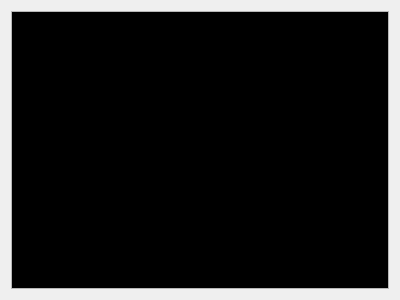
<?xml version="1.0" encoding="UTF-8"?>
<ui version="4.0">
 <class>PageRun</class>
 <widget class="QWizardPage" name="PageRun">
  <property name="geometry">
   <rect>
    <x>0</x>
    <y>0</y>
    <width>400</width>
    <height>300</height>
   </rect>
  </property>
  <property name="windowTitle">
   <string>WizardPage</string>
  </property>
  <property name="title">
   <string>Run</string>
  </property>
  <layout class="QVBoxLayout" name="verticalLayout">
   <item>
    <widget class="QPlainTextEdit" name="plainTextEditBuildOutput">
     <property name="palette">
      <palette>
       <active>
        <colorrole role="Text">
         <brush brushstyle="SolidPattern">
          <color alpha="255">
           <red>255</red>
           <green>255</green>
           <blue>255</blue>
          </color>
         </brush>
        </colorrole>
        <colorrole role="Base">
         <brush brushstyle="SolidPattern">
          <color alpha="255">
           <red>0</red>
           <green>0</green>
           <blue>0</blue>
          </color>
         </brush>
        </colorrole>
        <colorrole role="PlaceholderText">
         <brush brushstyle="SolidPattern">
          <color alpha="128">
           <red>255</red>
           <green>255</green>
           <blue>255</blue>
          </color>
         </brush>
        </colorrole>
       </active>
       <inactive>
        <colorrole role="Text">
         <brush brushstyle="SolidPattern">
          <color alpha="255">
           <red>255</red>
           <green>255</green>
           <blue>255</blue>
          </color>
         </brush>
        </colorrole>
        <colorrole role="Base">
         <brush brushstyle="SolidPattern">
          <color alpha="255">
           <red>0</red>
           <green>0</green>
           <blue>0</blue>
          </color>
         </brush>
        </colorrole>
        <colorrole role="PlaceholderText">
         <brush brushstyle="SolidPattern">
          <color alpha="128">
           <red>255</red>
           <green>255</green>
           <blue>255</blue>
          </color>
         </brush>
        </colorrole>
       </inactive>
       <disabled>
        <colorrole role="Text">
         <brush brushstyle="SolidPattern">
          <color alpha="255">
           <red>119</red>
           <green>120</green>
           <blue>120</blue>
          </color>
         </brush>
        </colorrole>
        <colorrole role="Base">
         <brush brushstyle="SolidPattern">
          <color alpha="255">
           <red>239</red>
           <green>240</green>
           <blue>241</blue>
          </color>
         </brush>
        </colorrole>
        <colorrole role="PlaceholderText">
         <brush brushstyle="SolidPattern">
          <color alpha="128">
           <red>35</red>
           <green>38</green>
           <blue>39</blue>
          </color>
         </brush>
        </colorrole>
       </disabled>
      </palette>
     </property>
     <property name="font">
      <font>
       <family>Courier 10 Pitch</family>
      </font>
     </property>
    </widget>
   </item>
  </layout>
 </widget>
 <resources/>
 <connections/>
</ui>
